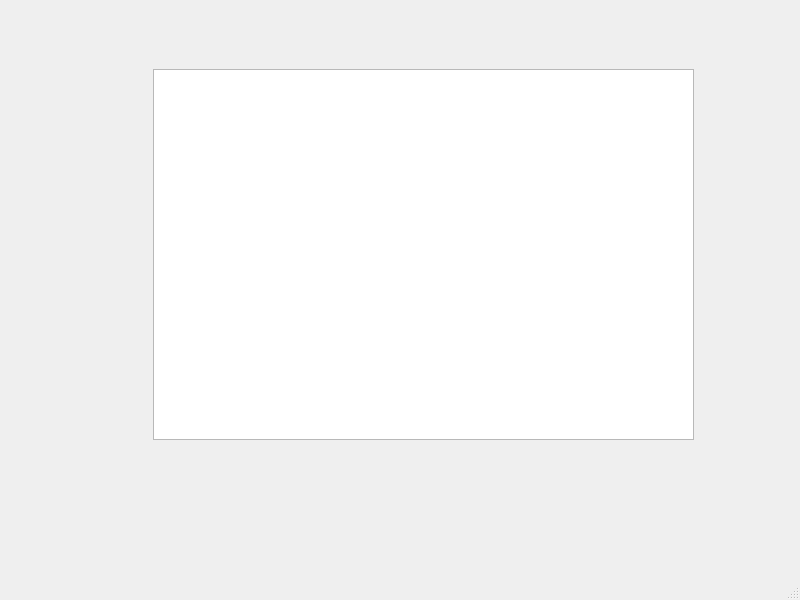
<?xml version="1.0" encoding="UTF-8"?>
<ui version="4.0">
 <class>MainWindow</class>
 <widget class="QMainWindow" name="MainWindow">
  <property name="geometry">
   <rect>
    <x>0</x>
    <y>0</y>
    <width>800</width>
    <height>600</height>
   </rect>
  </property>
  <property name="windowTitle">
   <string>MainWindow</string>
  </property>
  <widget class="QWidget" name="centralwidget">
   <widget class="QTextEdit" name="textEdit">
    <property name="geometry">
     <rect>
      <x>153</x>
      <y>69</y>
      <width>541</width>
      <height>371</height>
     </rect>
    </property>
   </widget>
  </widget>
  <widget class="QMenuBar" name="menubar">
   <property name="geometry">
    <rect>
     <x>0</x>
     <y>0</y>
     <width>800</width>
     <height>20</height>
    </rect>
   </property>
  </widget>
  <widget class="QStatusBar" name="statusbar"/>
 </widget>
 <resources/>
 <connections/>
</ui>
